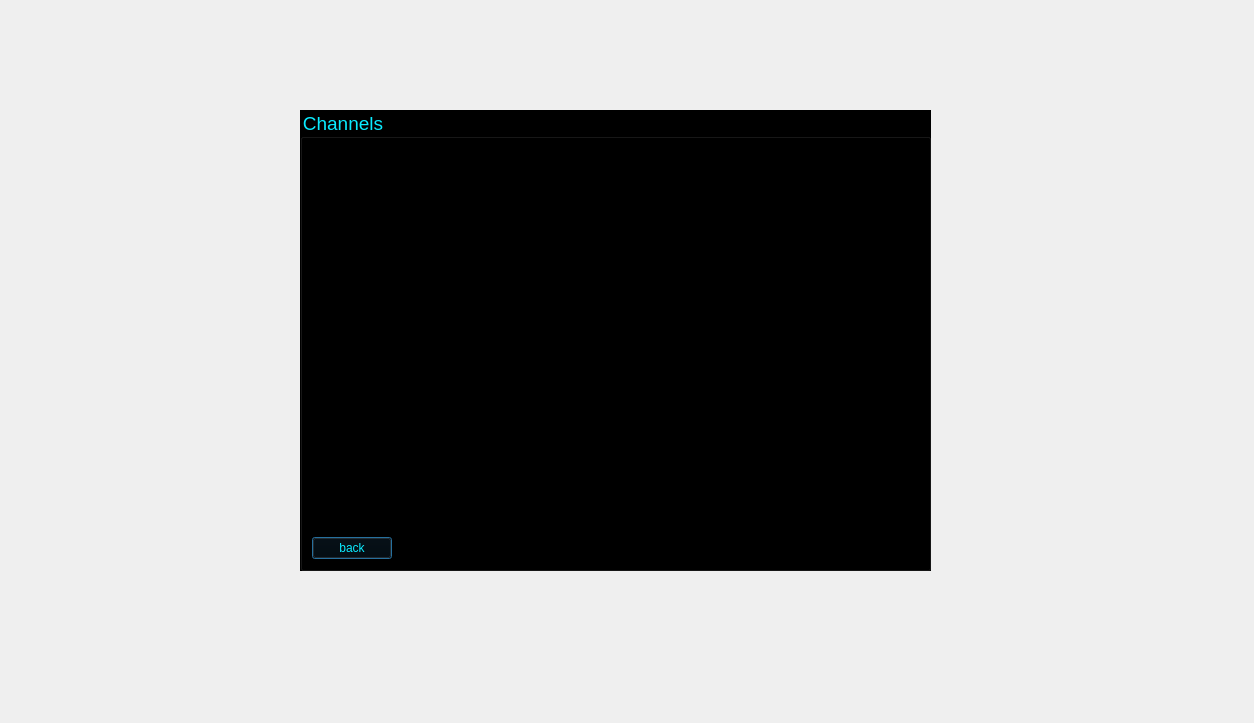
<?xml version="1.0" encoding="UTF-8"?>
<ui version="4.0">
 <class>getchannellist_Dialog</class>
 <widget class="QDialog" name="getchannellist_Dialog">
  <property name="geometry">
   <rect>
    <x>0</x>
    <y>0</y>
    <width>1254</width>
    <height>723</height>
   </rect>
  </property>
  <property name="windowTitle">
   <string>Dialog</string>
  </property>
  <property name="styleSheet">
   <string notr="true">background-image: url(:/Source/@metawalls.jpg);</string>
  </property>
  <widget class="QGroupBox" name="channels_groupBox">
   <property name="geometry">
    <rect>
     <x>300</x>
     <y>110</y>
     <width>631</width>
     <height>461</height>
    </rect>
   </property>
   <property name="font">
    <font>
     <pointsize>14</pointsize>
    </font>
   </property>
   <property name="styleSheet">
    <string notr="true">color: rgb(10, 235, 255);
background-color: rgb(0, 0, 0);</string>
   </property>
   <property name="title">
    <string>Channels</string>
   </property>
   <layout class="QFormLayout" name="formLayout">
    <item row="1" column="0">
     <widget class="QPushButton" name="pushButton">
      <property name="text">
       <string>back</string>
      </property>
     </widget>
    </item>
    <item row="0" column="0" colspan="2">
     <widget class="QListView" name="channels_listView">
      <property name="styleSheet">
       <string notr="true">color: rgb(0, 0, 0);</string>
      </property>
     </widget>
    </item>
   </layout>
  </widget>
 </widget>
 <resources/>
 <connections/>
</ui>
